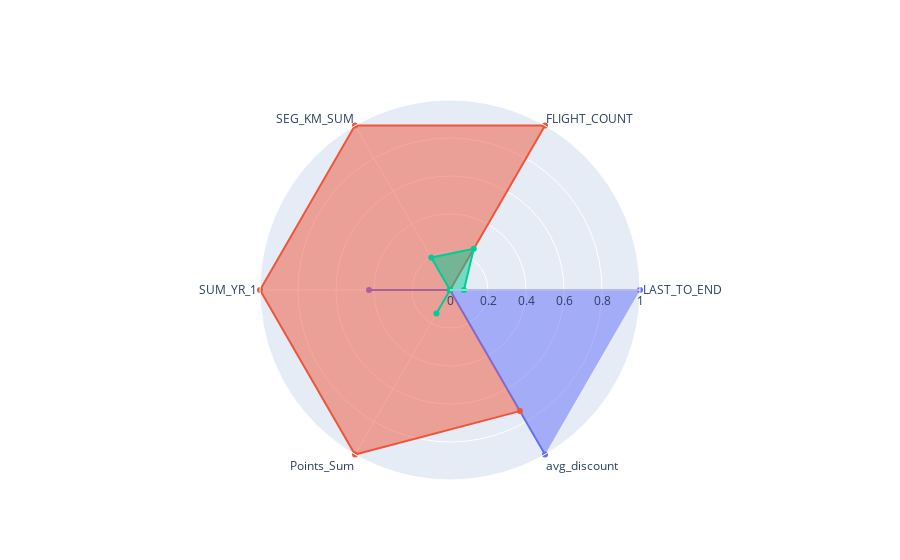

The notebook cell this image was saved under:
### Code cell
df_radar = [
    go.Scatterpolar(
        r = [1.000000, 0.00, 0.000000, 0.426282, 0.000000, 1.000000], 
        theta = ['LAST_TO_END', 'FLIGHT_COUNT', 'SEG_KM_SUM', 'SUM_YR_1', 'Points_Sum', 'avg_discount'],
        fill = 'toself',
        name = '0'
    ),
    go.Scatterpolar(
        r = [0.000000, 1.00, 1.000000, 1.000000, 1.000000, 0.736065], 
        theta = ['LAST_TO_END', 'FLIGHT_COUNT', 'SEG_KM_SUM', 'SUM_YR_1', 'Points_Sum', 'avg_discount'],
        fill = 'toself',
        name = '1'
    ),
    go.Scatterpolar(
        r = [0.073171, 0.25, 0.197628, 0.000000, 0.142857, 0.000000], 
        theta = ['LAST_TO_END', 'FLIGHT_COUNT', 'SEG_KM_SUM', 'SUM_YR_1', 'Points_Sum', 'avg_discount'],
        fill = 'toself',
        name = '2'
    )
]

layout = go.Layout(
    polar = dict(
        radialaxis = dict(
            visible = True,
            range = [0, 1]
        )
    ),
    showlegend = False
)

fig = go.Figure(data=df_radar, layout=layout)
fig.show()

### Figure 1 — Plotly figure (JSON) as saved in the notebook; plotly's stock layout.template omitted (floating-point values rounded to 4 significant figures)
{"data": [{"fill": "toself", "name": "0", "r": [1, 0, 0, 0.4263, 0, 1], "theta": ["LAST_TO_END", "FLIGHT_COUNT", "SEG_KM_SUM", "SUM_YR_1", "Points_Sum", "avg_discount"], "type": "scatterpolar"}, {"fill": "toself", "name": "1", "r": [0, 1, 1, 1, 1, 0.7361], "theta": ["LAST_TO_END", "FLIGHT_COUNT", "SEG_KM_SUM", "SUM_YR_1", "Points_Sum", "avg_discount"], "type": "scatterpolar"}, {"fill": "toself", "name": "2", "r": [0.07317, 0.25, 0.1976, 0, 0.1429, 0], "theta": ["LAST_TO_END", "FLIGHT_COUNT", "SEG_KM_SUM", "SUM_YR_1", "Points_Sum", "avg_discount"], "type": "scatterpolar"}], "layout": {"autosize": true, "polar": {"angularaxis": {"type": "category"}, "radialaxis": {"autorange": false, "range": [0, 1], "type": "linear", "visible": true}}, "showlegend": false}}
